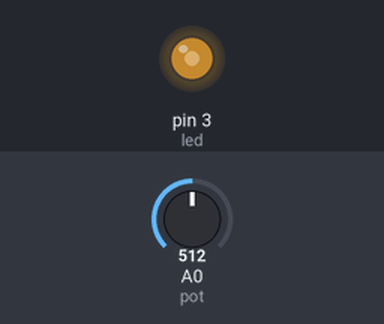
A sketch run on a simulated Arduino Uno, built with avr-gcc and run on an emulated ATmega328P. On the bench: output pins drawn as LEDs (lit = HIGH). Inputs (shaded band) come from the test bench; at power-on: A0 (pot) = 512. What the sketch prints to the serial monitor is not drawn.

Above: at 1.2 s.
1.3 s: A0 (pot) set to 6
At 1.6 s:
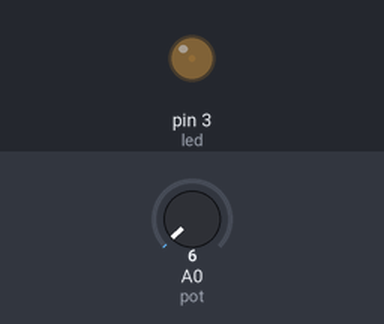
2.8 s: A0 (pot) set to 3
At 4.0 s:
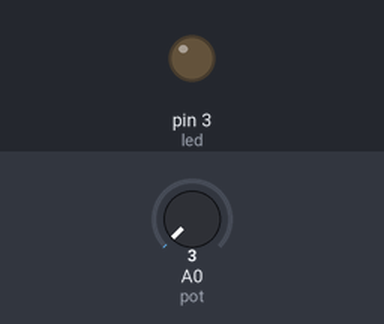
4.3 s: A0 (pot) set to 716
At 5.5 s:
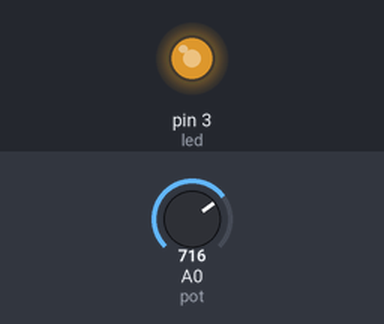
5.8 s: A0 (pot) set to 900
At 6.9 s:
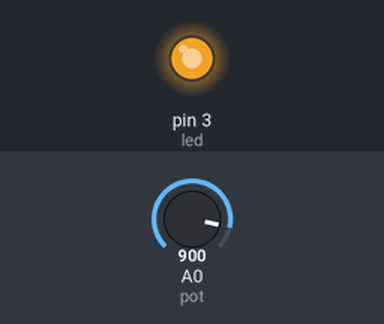
7.3 s: A0 (pot) set to 511
At 8.3 s:
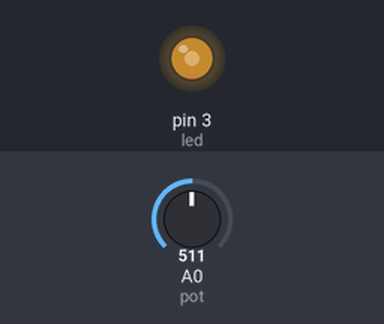
8.8 s: A0 (pot) set to 0
At 9.8 s:
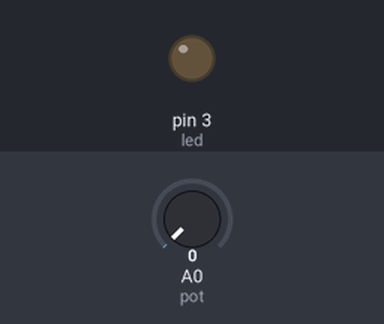
Timing chart, 0 to 11.3 s (numbered marks = the images above; inputs shaded):
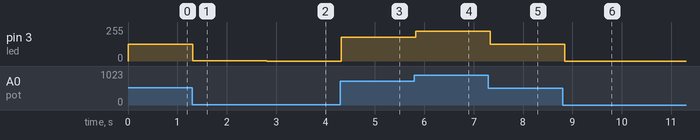

The sketch:

codigo.ino
```cpp
const int led = 3;
const int pot = 0;

void setup()
{
  pinMode(led, OUTPUT);
  Serial.begin(9600);
}

int var;
int var2;
void loop()
{

  var = analogRead (pot);
  var2 = map(var, 0, 1023, 0, 255);
  Serial.print("pot;");
  Serial.println (var);
  Serial.print("map:");
  Serial.println (led, var2);
  analogWrite (led, var2);
  delay(100);
}
```

Measured:
- after the input at 1.3 s, pin 3 (led): 127/255 → 1/255 at once
- after the input at 2.8 s, pin 3 (led): 1/255 → 0/255 at once
- after the input at 4.3 s, pin 3 (led): 0/255 → 178/255 at once
- after the input at 5.8 s, pin 3 (led): 178/255 → 224/255 at once
- after the input at 7.3 s, pin 3 (led): 224/255 → 127/255 at once
- after the input at 8.8 s, pin 3 (led): 127/255 → 0/255 at once
